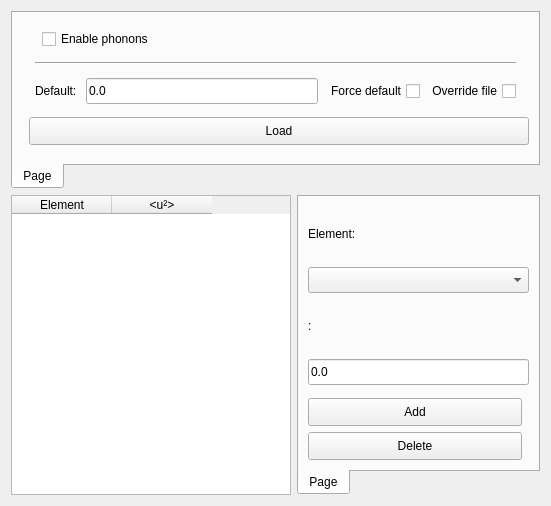
<?xml version="1.0" encoding="UTF-8"?>
<ui version="4.0">
 <class>ThermalScatteringFrame</class>
 <widget class="QWidget" name="ThermalScatteringFrame">
  <property name="geometry">
   <rect>
    <x>0</x>
    <y>0</y>
    <width>551</width>
    <height>506</height>
   </rect>
  </property>
  <property name="windowTitle">
   <string>Form</string>
  </property>
  <layout class="QGridLayout" name="gridLayout_2">
   <item row="2" column="0">
    <widget class="QTableWidget" name="tblDisplacements">
     <property name="minimumSize">
      <size>
       <width>280</width>
       <height>300</height>
      </size>
     </property>
     <property name="maximumSize">
      <size>
       <width>280</width>
       <height>16777215</height>
      </size>
     </property>
     <property name="horizontalScrollBarPolicy">
      <enum>Qt::ScrollBarAlwaysOff</enum>
     </property>
     <property name="editTriggers">
      <set>QAbstractItemView::NoEditTriggers</set>
     </property>
     <property name="showDropIndicator" stdset="0">
      <bool>true</bool>
     </property>
     <property name="alternatingRowColors">
      <bool>false</bool>
     </property>
     <property name="selectionBehavior">
      <enum>QAbstractItemView::SelectRows</enum>
     </property>
     <property name="showGrid">
      <bool>false</bool>
     </property>
     <property name="sortingEnabled">
      <bool>false</bool>
     </property>
     <property name="wordWrap">
      <bool>false</bool>
     </property>
     <property name="cornerButtonEnabled">
      <bool>false</bool>
     </property>
     <property name="rowCount">
      <number>0</number>
     </property>
     <property name="columnCount">
      <number>2</number>
     </property>
     <attribute name="horizontalHeaderVisible">
      <bool>true</bool>
     </attribute>
     <attribute name="horizontalHeaderCascadingSectionResizes">
      <bool>false</bool>
     </attribute>
     <attribute name="horizontalHeaderDefaultSectionSize">
      <number>100</number>
     </attribute>
     <attribute name="horizontalHeaderHighlightSections">
      <bool>false</bool>
     </attribute>
     <attribute name="horizontalHeaderStretchLastSection">
      <bool>false</bool>
     </attribute>
     <attribute name="verticalHeaderVisible">
      <bool>false</bool>
     </attribute>
     <attribute name="verticalHeaderHighlightSections">
      <bool>false</bool>
     </attribute>
     <column>
      <property name="text">
       <string>Element</string>
      </property>
     </column>
     <column>
      <property name="text">
       <string>&lt;u²&gt;</string>
      </property>
     </column>
    </widget>
   </item>
   <item row="1" column="0" colspan="2">
    <widget class="tabPanel" name="tPanel">
     <property name="maximumSize">
      <size>
       <width>16777215</width>
       <height>16777215</height>
      </size>
     </property>
     <property name="autoFillBackground">
      <bool>false</bool>
     </property>
     <property name="styleSheet">
      <string notr="true"/>
     </property>
     <property name="tabPosition">
      <enum>QTabWidget::South</enum>
     </property>
     <property name="currentIndex">
      <number>0</number>
     </property>
     <property name="elideMode">
      <enum>Qt::ElideMiddle</enum>
     </property>
     <property name="tabsClosable">
      <bool>false</bool>
     </property>
     <widget class="QWidget" name="vLayout">
      <attribute name="title">
       <string>Page</string>
      </attribute>
      <layout class="QGridLayout" name="gridLayout">
       <item row="0" column="2" colspan="4">
        <layout class="QHBoxLayout" name="horizontalLayout_2">
         <item>
          <spacer name="horizontalSpacer_5">
           <property name="orientation">
            <enum>Qt::Horizontal</enum>
           </property>
          </spacer>
         </item>
         <item>
          <widget class="QCheckBox" name="chkEnabled">
           <property name="text">
            <string>Enable phonons</string>
           </property>
          </widget>
         </item>
         <item>
          <spacer name="horizontalSpacer_6">
           <property name="orientation">
            <enum>Qt::Horizontal</enum>
           </property>
          </spacer>
         </item>
        </layout>
       </item>
       <item row="3" column="1" colspan="6">
        <layout class="QHBoxLayout" name="horizontalLayout_3">
         <item>
          <spacer name="horizontalSpacer_3">
           <property name="orientation">
            <enum>Qt::Horizontal</enum>
           </property>
          </spacer>
         </item>
         <item>
          <widget class="QPushButton" name="btnLoad">
           <property name="minimumSize">
            <size>
             <width>100</width>
             <height>28</height>
            </size>
           </property>
           <property name="text">
            <string>Load</string>
           </property>
          </widget>
         </item>
        </layout>
       </item>
       <item row="2" column="1">
        <spacer name="horizontalSpacer">
         <property name="orientation">
          <enum>Qt::Horizontal</enum>
         </property>
        </spacer>
       </item>
       <item row="2" column="6">
        <spacer name="horizontalSpacer_2">
         <property name="orientation">
          <enum>Qt::Horizontal</enum>
         </property>
        </spacer>
       </item>
       <item row="2" column="5">
        <widget class="QCheckBox" name="chkOverride">
         <property name="layoutDirection">
          <enum>Qt::RightToLeft</enum>
         </property>
         <property name="text">
          <string>Override file</string>
         </property>
        </widget>
       </item>
       <item row="2" column="4">
        <widget class="QCheckBox" name="chkForceDefault">
         <property name="layoutDirection">
          <enum>Qt::RightToLeft</enum>
         </property>
         <property name="text">
          <string>Force default</string>
         </property>
        </widget>
       </item>
       <item row="2" column="3">
        <widget class="EditUnitsBox" name="edtDefault">
         <property name="minimumSize">
          <size>
           <width>100</width>
           <height>26</height>
          </size>
         </property>
         <property name="text">
          <string>0.0</string>
         </property>
        </widget>
       </item>
       <item row="2" column="2">
        <widget class="QLabel" name="label_2">
         <property name="layoutDirection">
          <enum>Qt::LeftToRight</enum>
         </property>
         <property name="text">
          <string>Default: </string>
         </property>
         <property name="alignment">
          <set>Qt::AlignLeading|Qt::AlignLeft|Qt::AlignVCenter</set>
         </property>
        </widget>
       </item>
       <item row="1" column="2" colspan="4">
        <widget class="Line" name="line">
         <property name="orientation">
          <enum>Qt::Horizontal</enum>
         </property>
        </widget>
       </item>
      </layout>
     </widget>
    </widget>
   </item>
   <item row="2" column="1">
    <widget class="tabPanel" name="tPanel_2">
     <property name="maximumSize">
      <size>
       <width>16777215</width>
       <height>16777215</height>
      </size>
     </property>
     <property name="autoFillBackground">
      <bool>false</bool>
     </property>
     <property name="styleSheet">
      <string notr="true"/>
     </property>
     <property name="tabPosition">
      <enum>QTabWidget::South</enum>
     </property>
     <property name="currentIndex">
      <number>0</number>
     </property>
     <property name="elideMode">
      <enum>Qt::ElideMiddle</enum>
     </property>
     <property name="tabsClosable">
      <bool>false</bool>
     </property>
     <widget class="QWidget" name="vLayout_3">
      <attribute name="title">
       <string>Page</string>
      </attribute>
      <layout class="QVBoxLayout" name="verticalLayout">
       <item>
        <widget class="QLabel" name="label_10">
         <property name="layoutDirection">
          <enum>Qt::LeftToRight</enum>
         </property>
         <property name="text">
          <string>Element: </string>
         </property>
         <property name="alignment">
          <set>Qt::AlignLeading|Qt::AlignLeft|Qt::AlignVCenter</set>
         </property>
        </widget>
       </item>
       <item>
        <widget class="QComboBox" name="cmbElement">
         <property name="minimumSize">
          <size>
           <width>120</width>
           <height>26</height>
          </size>
         </property>
        </widget>
       </item>
       <item>
        <widget class="QLabel" name="label_9">
         <property name="layoutDirection">
          <enum>Qt::LeftToRight</enum>
         </property>
         <property name="text">
          <string>&lt;u²&gt;: </string>
         </property>
         <property name="alignment">
          <set>Qt::AlignLeading|Qt::AlignLeft|Qt::AlignVCenter</set>
         </property>
        </widget>
       </item>
       <item>
        <widget class="EditUnitsBox" name="edtDisplacement">
         <property name="minimumSize">
          <size>
           <width>100</width>
           <height>26</height>
          </size>
         </property>
         <property name="text">
          <string>0.0</string>
         </property>
        </widget>
       </item>
       <item>
        <spacer name="verticalSpacer">
         <property name="orientation">
          <enum>Qt::Vertical</enum>
         </property>
        </spacer>
       </item>
       <item>
        <layout class="QHBoxLayout" name="horizontalLayout">
         <property name="leftMargin">
          <number>0</number>
         </property>
         <property name="topMargin">
          <number>0</number>
         </property>
         <item>
          <widget class="QPushButton" name="btnAdd">
           <property name="minimumSize">
            <size>
             <width>100</width>
             <height>28</height>
            </size>
           </property>
           <property name="text">
            <string>Add</string>
           </property>
          </widget>
         </item>
         <item>
          <spacer name="horizontalSpacer_4">
           <property name="orientation">
            <enum>Qt::Horizontal</enum>
           </property>
          </spacer>
         </item>
        </layout>
       </item>
       <item>
        <layout class="QHBoxLayout" name="horizontalLayout_6">
         <property name="topMargin">
          <number>0</number>
         </property>
         <item>
          <widget class="QPushButton" name="btnDelete">
           <property name="minimumSize">
            <size>
             <width>100</width>
             <height>28</height>
            </size>
           </property>
           <property name="text">
            <string>Delete</string>
           </property>
          </widget>
         </item>
         <item>
          <spacer name="horizontalSpacer_9">
           <property name="orientation">
            <enum>Qt::Horizontal</enum>
           </property>
          </spacer>
         </item>
        </layout>
       </item>
      </layout>
     </widget>
    </widget>
   </item>
  </layout>
 </widget>
 <customwidgets>
  <customwidget>
   <class>EditUnitsBox</class>
   <extends>QLineEdit</extends>
   <header>controls/editunitsbox.h</header>
  </customwidget>
  <customwidget>
   <class>tabPanel</class>
   <extends>QTabWidget</extends>
   <header>controls/tabpanel.h</header>
   <container>1</container>
  </customwidget>
 </customwidgets>
 <tabstops>
  <tabstop>tPanel</tabstop>
  <tabstop>chkForceDefault</tabstop>
  <tabstop>chkOverride</tabstop>
  <tabstop>btnLoad</tabstop>
  <tabstop>tblDisplacements</tabstop>
  <tabstop>tPanel_2</tabstop>
  <tabstop>cmbElement</tabstop>
  <tabstop>edtDisplacement</tabstop>
  <tabstop>btnAdd</tabstop>
  <tabstop>btnDelete</tabstop>
 </tabstops>
 <resources/>
 <connections/>
</ui>
